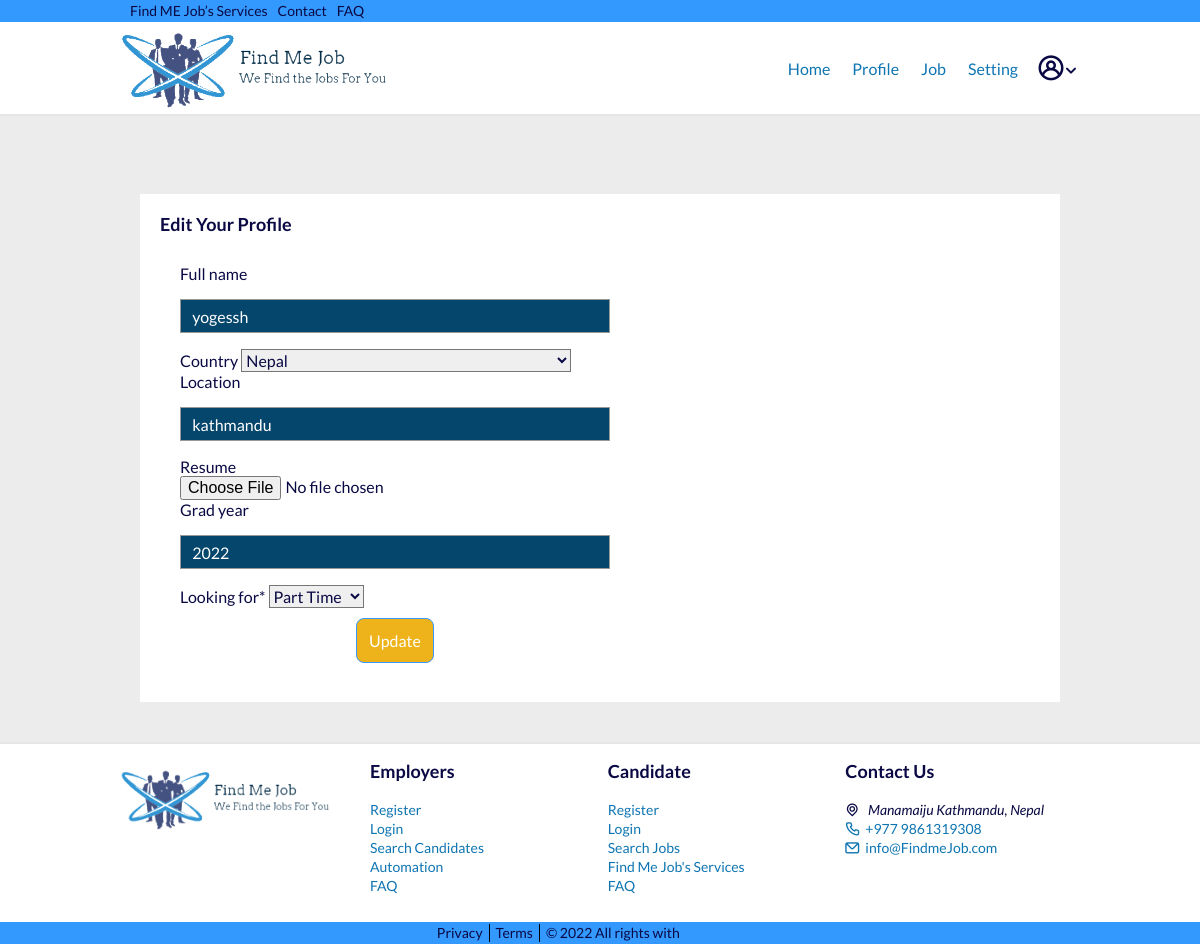
The app's page /profile/edit/ (signed in) with its own data.
### candidates/models.py (models this page shows, shortened)
class Profile(models.Model):
    user = models.OneToOneField(
        User, on_delete=models.CASCADE, primary_key=True, related_name='profile')
    full_name = models.CharField(max_length=200, null=True, blank=True)
    country = CountryField(null=True, blank=True)
    location = models.CharField(max_length=255, null=True, blank=True)
    resume = models.FileField(upload_to='resumes', null=True, blank=True)
    grad_year = models.IntegerField(blank=True)
    looking_for = models.CharField(
        max_length=30, choices=CHOICES, default='Full Time', null=True)
    slug = AutoSlugField(populate_from='user', unique=True)

### candidates/views.py (the view)
# urls.py: path('profile/edit/', views.edit_profile, name='edit-profile'),
@login_required
def edit_profile(request):
    you = request.user
    profile = Profile.objects.filter(user=you).first()
    if request.method == 'POST':
        form = ProfileUpdateForm(request.POST, request.FILES, instance=profile)
        if form.is_valid():
            data = form.save(commit=False)
            data.user = you
            data.save()
            return redirect('my-profile')
    else:
        form = ProfileUpdateForm(instance=profile)
    context = {
        'form': form,
    }
    return render(request, 'candidates/edit_profile.html', context)

### candidates/forms.py
class ProfileUpdateForm(forms.ModelForm):
    class Meta:
        model = Profile
        fields = ['full_name', 'country', 'location',
                  'resume', 'grad_year', 'looking_for']
        widgets = {'full_name': forms.TextInput(
            attrs={'class': 'input__profile'}),
            'location': forms.TextInput(attrs={'class': 'input__profile'}),
            'resume': forms.FileInput(attrs={'class': 'input__profile-fie'}),
            'grad_year': forms.TextInput(attrs={'class': 'input__profile'}),
        }

### candidates/templates/candidates/edit_profile.html (shortened to what this page needs)
{% extends "users/layout.html" %} {% load static %} {% load crispy_forms_tags %}
{% block content %} <br /><br />
<div class="container">
  <section class="section__profile-edit">
    <div class="col">
      <div class="card card-signin my-5">
        <div class="card-body">
          <h3>
            <b>Edit Your Profile</b>
          </h3>
          <form class="form-signin form__profile" method="POST" enctype="multipart/form-data">
            <fieldset class="form-group">
              <br />
              {{ form|crispy }}
            </fieldset>
            <div class="btn__holder form-group">
              <button class="btn btn-lg btn-primary btn-block" type="submit">
                Update</button><br /><br />
            </div>
          </form>
        </div>
      </div>
    </div>
  </section>
</div>
{% endblock content %}

### static/markup/css/main.css (style rules this page uses)
html { font-family: sans-serif; -ms-text-size-adjust: 100%; -webkit-text-size-adjust: 100%; }
body { margin: 0; }
article, aside, details, figcaption, figure, footer, header, hgroup, main, menu, nav, section, summary { display: block; }
b, strong { font-weight: bold; }
button, input, optgroup, select, textarea { color: inherit; font: inherit; margin: 0; }
button { overflow: visible; }
button, select { text-transform: none; }
button, html input[type="button"], input[type="reset"], input[type="submit"] { -webkit-appearance: button; cursor: pointer; }
input { line-height: normal; }
fieldset { border: 1px solid #c0c0c0; margin: 0 2px; padding: 0.35em 0.625em 0.75em; }
html { box-sizing: border-box; }
*, *:before, *:after { box-sizing: inherit; }
* { max-height: 1000000px; }
body { color: #0A0944; background: #ECECEC; font: 1rem/1.2 "Lato", "Arial", "Helvetica Neue", "Helvetica", sans-serif; min-width: 320px; -webkit-font-smoothing: antialiased; -moz-osx-font-smoothing: grayscale; }
h1, .h1, h2, .h2, h3, .h3, h4, .h4, h5, .h5, h6, .h6, .h { font-family: inherit; font-weight: bold; margin: 0 0 0.5em; color: inherit; }
h3, .h3 { font-size: 1.125rem; }
form, fieldset { margin: 0; padding: 0; border-style: none; }
input[type='text'], input[type='tel'], input[type='email'], input[type='search'], input[type='password'], textarea { -webkit-appearance: none; -webkit-border-radius: 0; box-sizing: border-box; border: 1px solid #999; padding: 0.4em 0.7em; }
select { -webkit-border-radius: 0; }
button, input[type='button'], input[type='reset'], input[type='file'], input[type='submit'] { -webkit-appearance: none; -webkit-border-radius: 0; cursor: pointer; }
.btn__holder [type="submit"], .btn__holder [type="button"], .btn__holder [type="applyNow"] { -webkit-transition: background 0.3s ease-in-out, color 0.3s ease-in-out, transistion 0.3s ease-in-out, 0.3s 0.3s ease-in-out, ease-in-out 0.3s ease-in-out; transition: background 0.3s ease-in-out, color 0.3s ease-in-out, transistion 0.3s ease-in-out, 0.3s 0.3s ease-in-out, ease-in-out 0.3s ease-in-out; padding: 0.75rem; border-radius: 8px; outline: 1px solid transparent; border: 1px solid #39f; background: #EEB31B; color: #fff; -webkit-transition: 0.3s ease-in-out; transition: 0.3s ease-in-out; }
.container { max-width: 62.5rem; margin: 0 auto; padding: 0 1.25rem; }

### candidates/templates/candidates/edit_profile.html (style rules this page uses)
.section__profile-edit { margin-bottom: 40px; background: #FFF; padding: 20px; }
@media (min-width: 768px) { .form__profile { width: 50%; padding-left: 20px; } }
@media (min-width: 768px) { .form-group { width: 50%; } }
@media (min-width: 768px) { .input__profile { width: 100%; } }
@media (min-width: 768px) { .btn__holder { text-align: center; } }
.form__profile { width: 100%; margin: 0 auto; }
.input__profile { -webkit-transition: background 0.3s ease-in-out, color 0.3s ease-in-out, 0.3s 0.3s ease-in-out, ease-in-out 0.3s ease-in-out, -webkit-transition 0.3s ease-in-out; transition: background 0.3s ease-in-out, color 0.3s ease-in-out, 0.3s 0.3s ease-in-out, ease-in-out 0.3s ease-in-out, -webkit-transition 0.3s ease-in-out; transition: background 0.3s ease-in-out, color 0.3s ease-in-out, transition 0.3s ease-in-out, 0.3s 0.3s ease-in-out, ease-in-out 0.3s ease-in-out; transition: background 0.3s ease-in-out, color 0.3s ease-in-out, transition 0.3s ease-in-out, 0.3s 0.3s ease-in-out, ease-in-out 0.3s ease-in-out, -webkit-transition 0.3s ease-in-out; padding: 0.75rem; margin: 1rem 0 ; color: #fff; background: #05466d; -webkit-transition: 0.3s ease-in-out; transition: 0.3s ease-in-out; border: 1px solid #39f; border-radius: 3px; outline: 1px solid transparent; }
.btn__holder { margin-top: 10px; text-align: center; }

### records on screen
Profile: full_name "yogessh", country "Nepal", location "kathmandu", grad_year "2022", looking_for "Part Time"
